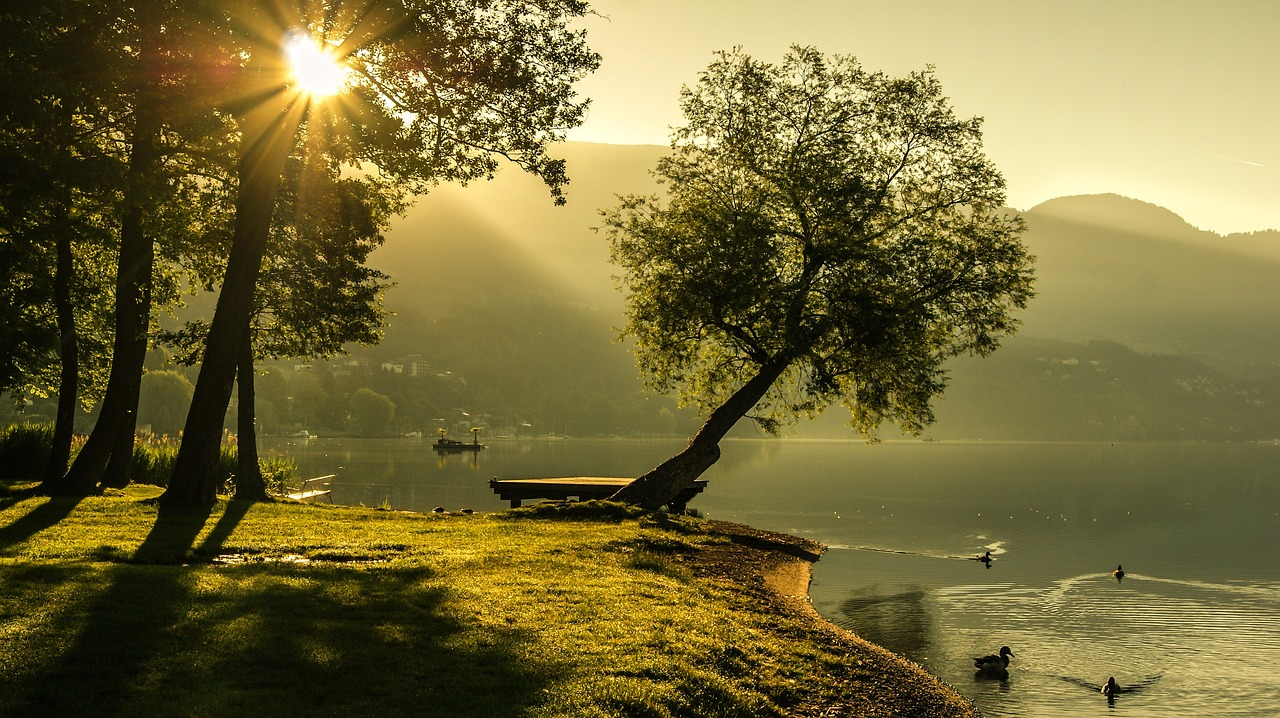
#> input picture python/Sesion2/image.png, 1280 x 718 px, found by its file name
$ python TallerLaboratorio2.py
#> lines starting #> are read from the running program, lines starting #| are printed output that depends on the picture
import cv2
import matplotlib.pyplot as plt

# 1. Cargar la imagen en Python
# Asegúrate de reemplazar 'imagen_real.jpg' por el nombre de tu archivo
imagen = cv2.imread("python/Sesion2/image.png")
#> imagen is the input picture: shape (718, 1280, 3); mean B, G, R 56.7, 107, 117.5

if imagen is None:
    print(
        "Error: No se encontró la imagen. Verfica el nombre y la ruta del archivo."
    )
else:
    # 2. Separar la imagen en sus 3 canales (B, G, R)
    b, g, r = cv2.split(imagen)
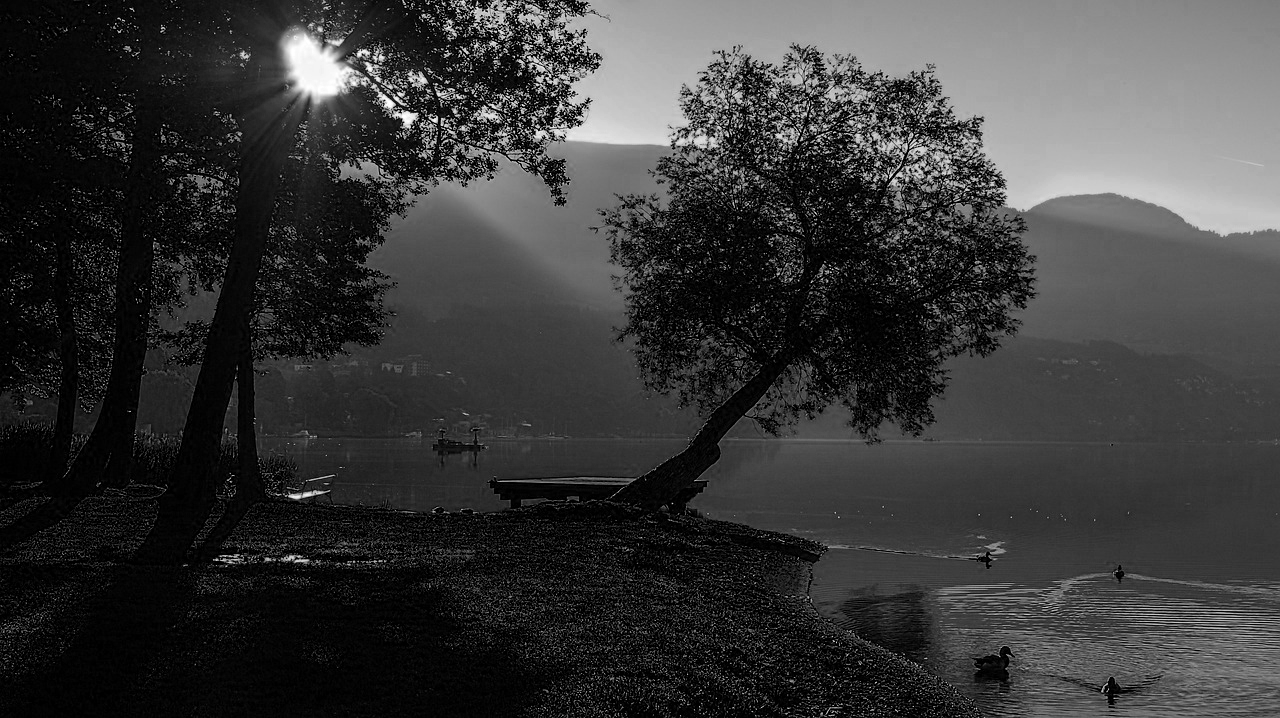
#> b: shape (718, 1280); min 0, max 255, mean 56.7
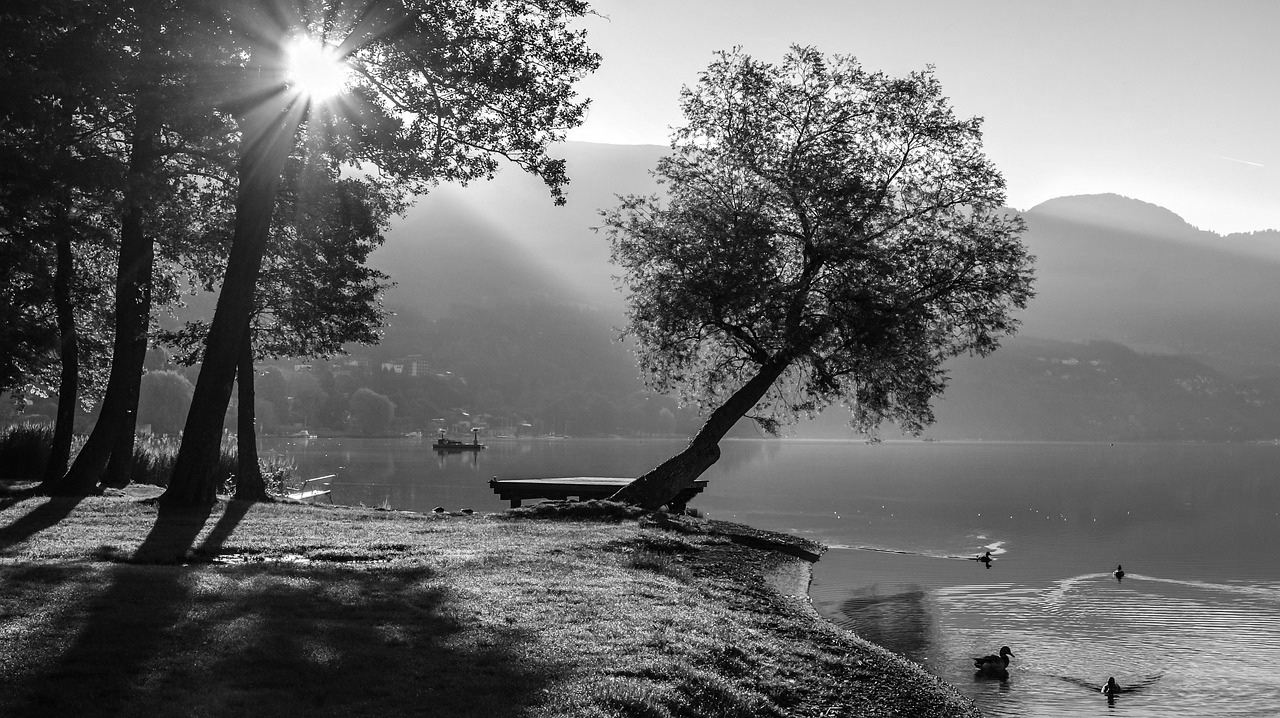
#> g: shape (718, 1280); min 0, max 255, mean 107
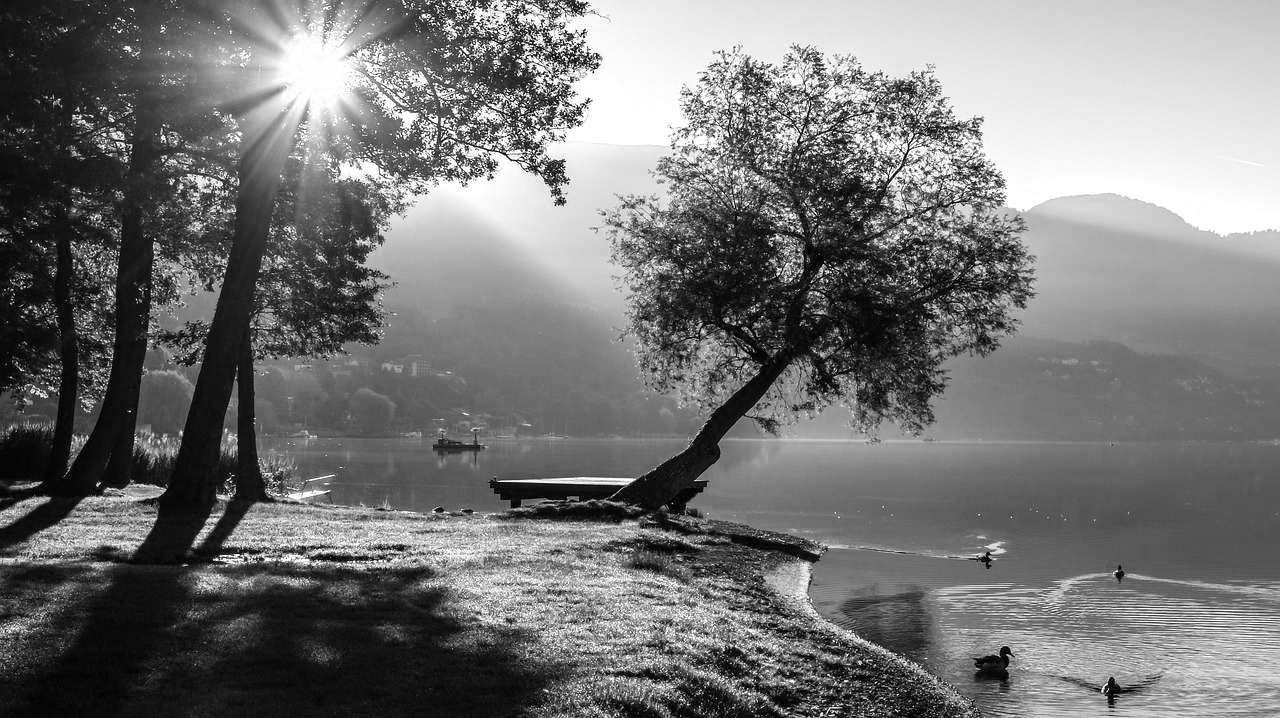
#> r: shape (718, 1280); min 0, max 255, mean 117.5

    # Nombres de canales y colores para graficar
    canales = (b, g, r)
    colores = ("b", "g", "r")
    etiquetas = ("Canal Azul (Blue)", "Canal Verde (Green)", "Canal Rojo (Red)")

    # Crear la figura de Matplotlib
    plt.figure(figsize=(10, 5))
    plt.title("Histograma de Canales de Color (BGR)")
    plt.xlabel("Intensidad del Píxel (0 - 255)")
    plt.ylabel("Número de Píxeles")

    # 3 y 4. Calcular el histograma de cada canal y graficarlos superpuestos
    for canal, color, etiqueta in zip(canales, colores, etiquetas):
        # cv2.calcHist([images], [channels], mask, histSize, ranges)
        hist = cv2.calcHist([canal], [0], None, [256], [0, 256])
        plt.plot(hist, color=color, label=etiqueta)
#> this loop made 3 passes
#> (color, etiqueta) on passes 1 to 3: ('b', 'Canal Azul (Blue)'), ('g', 'Canal Verde (Green)'), ('r', 'Canal Rojo (Red)')

    plt.xlim([0, 256])
    plt.grid(True, linestyle="--", alpha=0.6)
    plt.legend()

    # Guardar la gráfica para verla en Codespaces
    plt.savefig("histograma_canales.png")
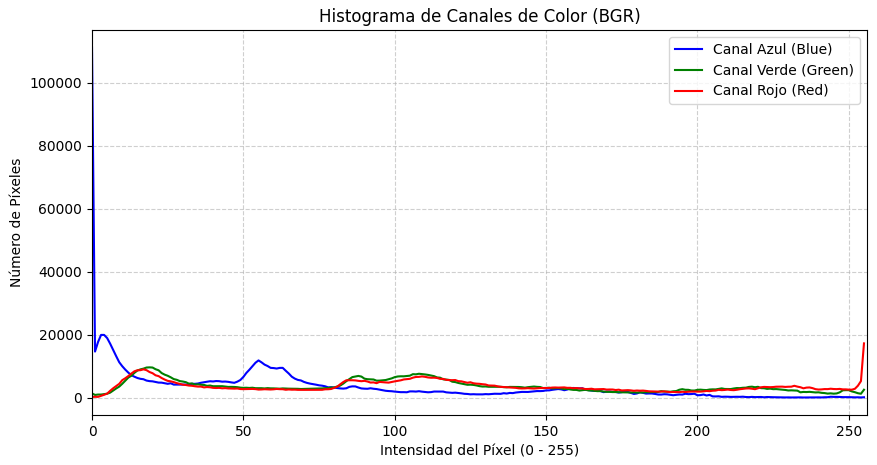
#> figure drawn by matplotlib, 1 panel; curve peaks at x = 0, y = 111139; curve peaks at x = 19, y = 9589; curve peaks at x = 255, y = 17199
    plt.close()
    print(
        "Gráfica guardada exitosamente como 'histograma_canales.png' en tu workspace."
    )
